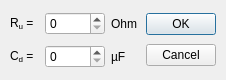
<?xml version="1.0" encoding="UTF-8"?>
<ui version="4.0">
 <class>ConvolutionSettingsDialog</class>
 <widget class="QDialog" name="ConvolutionSettingsDialog">
  <property name="geometry">
   <rect>
    <x>0</x>
    <y>0</y>
    <width>226</width>
    <height>80</height>
   </rect>
  </property>
  <property name="windowTitle">
   <string>Dialog</string>
  </property>
  <widget class="QWidget" name="">
   <property name="geometry">
    <rect>
     <x>10</x>
     <y>10</y>
     <width>206</width>
     <height>60</height>
    </rect>
   </property>
   <layout class="QHBoxLayout" name="horizontalLayout_3">
    <item>
     <layout class="QVBoxLayout" name="verticalLayout_2">
      <item>
       <layout class="QHBoxLayout" name="horizontalLayout">
        <item>
         <widget class="QLabel" name="label">
          <property name="font">
           <font>
            <pointsize>9</pointsize>
           </font>
          </property>
          <property name="text">
           <string>&lt;html&gt;&lt;head/&gt;&lt;body&gt;&lt;p&gt;R&lt;span style=&quot; vertical-align:sub;&quot;&gt;u&lt;/span&gt; = &lt;/p&gt;&lt;/body&gt;&lt;/html&gt;</string>
          </property>
         </widget>
        </item>
        <item>
         <widget class="QSpinBox" name="spinBox">
          <property name="minimumSize">
           <size>
            <width>60</width>
            <height>0</height>
           </size>
          </property>
          <property name="maximum">
           <number>9999</number>
          </property>
          <property name="value">
           <number>0</number>
          </property>
         </widget>
        </item>
        <item>
         <widget class="QLabel" name="label_2">
          <property name="text">
           <string>Ohm</string>
          </property>
         </widget>
        </item>
       </layout>
      </item>
      <item>
       <layout class="QHBoxLayout" name="horizontalLayout_2">
        <item>
         <widget class="QLabel" name="label_3">
          <property name="font">
           <font>
            <pointsize>9</pointsize>
           </font>
          </property>
          <property name="text">
           <string>&lt;html&gt;&lt;head/&gt;&lt;body&gt;&lt;p&gt;C&lt;span style=&quot; vertical-align:sub;&quot;&gt;d&lt;/span&gt; = &lt;/p&gt;&lt;/body&gt;&lt;/html&gt;</string>
          </property>
         </widget>
        </item>
        <item>
         <widget class="QSpinBox" name="spinBox_2">
          <property name="minimumSize">
           <size>
            <width>60</width>
            <height>0</height>
           </size>
          </property>
          <property name="maximum">
           <number>9999</number>
          </property>
          <property name="value">
           <number>0</number>
          </property>
         </widget>
        </item>
        <item>
         <widget class="QLabel" name="label_4">
          <property name="text">
           <string>µF</string>
          </property>
         </widget>
        </item>
       </layout>
      </item>
     </layout>
    </item>
    <item>
     <layout class="QVBoxLayout" name="verticalLayout">
      <item>
       <widget class="QPushButton" name="pushButton">
        <property name="maximumSize">
         <size>
          <width>70</width>
          <height>16777215</height>
         </size>
        </property>
        <property name="text">
         <string>OK</string>
        </property>
       </widget>
      </item>
      <item>
       <widget class="QPushButton" name="pushButton_2">
        <property name="maximumSize">
         <size>
          <width>70</width>
          <height>16777215</height>
         </size>
        </property>
        <property name="text">
         <string>Cancel</string>
        </property>
       </widget>
      </item>
     </layout>
    </item>
   </layout>
  </widget>
 </widget>
 <resources/>
 <connections/>
</ui>
